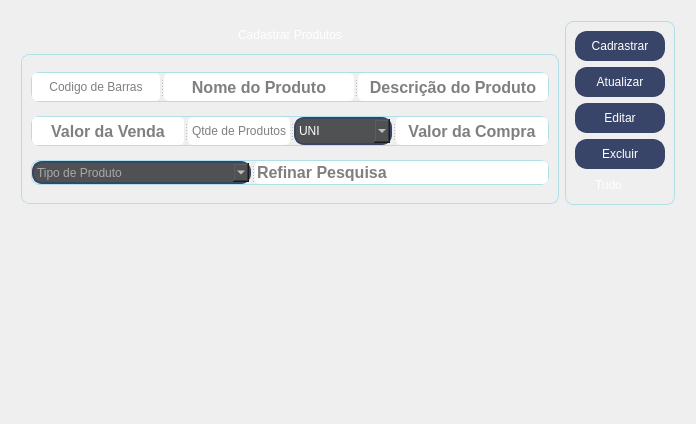
      <widget class="QWidget" name="widget_4">
       <attribute name="icon">
        <iconset resource="Resource.qrc">
         <normaloff>:/new/img/img (43).png</normaloff>:/new/img/img (43).png</iconset>
       </attribute>
       <attribute name="title">
        <string>Estoque</string>
       </attribute>
       <layout class="QGridLayout" name="gridLayout_13">
        <item row="0" column="0">
         <widget class="QFrame" name="frame_5">
          <property name="styleSheet">
           <string notr="true">background: transparent;</string>
          </property>
          <property name="frameShape">
           <enum>QFrame::Shape::StyledPanel</enum>
          </property>
          <property name="frameShadow">
           <enum>QFrame::Shadow::Raised</enum>
          </property>
          <layout class="QGridLayout" name="gridLayout_19">
           <item row="0" column="0">
            <layout class="QVBoxLayout" name="verticalLayout_5">
             <item>
              <layout class="QHBoxLayout" name="horizontalLayout_4">
               <item>
                <layout class="QVBoxLayout" name="verticalLayout">
                 <item>
                  <widget class="QLabel" name="label_6">
                   <property name="maximumSize">
                    <size>
                     <width>16777215</width>
                     <height>25</height>
                    </size>
                   </property>
                   <property name="styleSheet">
                    <string notr="true">background: transparent;
font: 700 16pt &quot;Segoe UI&quot;;
color: rgb(255, 255, 255);

</string>
                   </property>
                   <property name="text">
                    <string>Cadastrar Produtos</string>
                   </property>
                   <property name="alignment">
                    <set>Qt::AlignmentFlag::AlignCenter</set>
                   </property>
                  </widget>
                 </item>
                 <item>
                  <widget class="QFrame" name="frame_3">
                   <property name="maximumSize">
                    <size>
                     <width>16777215</width>
                     <height>150</height>
                    </size>
                   </property>
                   <property name="styleSheet">
                    <string notr="true">/* Estilo do QFrame com bordas redondas */
QFrame {
    border-radius: 8px; /* Ajuste o valor para controlar a curvatura das bordas */
   /* background-color: rgb(87, 133, 206); /* Cor de fundo do QFrame */
    border: 1px solid #B0E0E6; /* Cor da borda e largura da borda */
}
</string>
                   </property>
                   <property name="frameShape">
                    <enum>QFrame::Shape::StyledPanel</enum>
                   </property>
                   <property name="frameShadow">
                    <enum>QFrame::Shadow::Raised</enum>
                   </property>
                   <layout class="QGridLayout" name="gridLayout_6">
                    <item row="2" column="0">
                     <widget class="QSplitter" name="splitter_3">
                      <property name="orientation">
                       <enum>Qt::Orientation::Horizontal</enum>
                      </property>
                      <widget class="QComboBox" name="comboBox_tipo_produto">
                       <property name="maximumSize">
                        <size>
                         <width>265</width>
                         <height>25</height>
                        </size>
                       </property>
                       <property name="styleSheet">
                        <string notr="true">QComboBox {
    background-color: rgb(80, 81, 82);
    border: 2px solid #394568;
    border-radius: 10px;
    font: 700 10pt &quot;Segoe UI&quot;;
    color: rgb(255, 255, 255);  /* Cor do texto na caixa do ComboBox */
}

QComboBox:hover {
    background-color: rgb(75, 85, 83);
}

QComboBox:pressed {
    background-color: #2c3650;
}

QComboBox QAbstractItemView {
    color: rgb(255, 255, 255);  /* Cor do texto dos itens da lista */
    background-color: rgb(80, 81, 82);  /* Cor de fundo do menu suspenso */
}

</string>
                       </property>
                       <property name="currentText">
                        <string/>
                       </property>
                       <property name="placeholderText">
                        <string>Tipo de Produto</string>
                       </property>
                       <property name="duplicatesEnabled">
                        <bool>false</bool>
                       </property>
                      </widget>
                      <widget class="QLineEdit" name="txt_pesquisa_prod">
                       <property name="font">
                        <font>
                         <family>Segoe UI</family>
                         <pointsize>12</pointsize>
                         <italic>false</italic>
                         <bold>true</bold>
                        </font>
                       </property>
                       <property name="toolTip">
                        <string>Adicione % + Texto da Pesquisa + % para Refinar a Pesquisa</string>
                       </property>
                       <property name="styleSheet">
                        <string notr="true">background-color: rgb(255, 255, 255);
color: rgb(0, 0, 0);
font: bold 12pt &quot;Segoe UI&quot;;
border-radius:5px
</string>
                       </property>
                       <property name="text">
                        <string/>
                       </property>
                       <property name="placeholderText">
                        <string>Refinar Pesquisa</string>
                       </property>
                      </widget>
                     </widget>
                    </item>
                    <item row="0" column="0">
                     <widget class="QSplitter" name="splitter_2">
                      <property name="orientation">
                       <enum>Qt::Orientation::Horizontal</enum>
                      </property>
                      <widget class="QLineEdit" name="txt_codigo_prod">
                       <property name="maximumSize">
                        <size>
                         <width>425</width>
                         <height>30</height>
                        </size>
                       </property>
                       <property name="styleSheet">
                        <string notr="true">QLineEdit {
    background-color: rgb(255, 255, 255);
    font: bold 12pt &quot;Segoe UI&quot;;
    border-radius: 5px; /* Define um raio de borda de 5 pixels */
    color: rgb(0, 0, 0); /* Define a cor da fonte como preta */
}

QMenu {
    background-color: rgb(0, 0, 0);
    color: #ffffff;
    font: bold 8px &quot;Segoe UI&quot;;
    border-radius: 5px;
}

</string>
                       </property>
                       <property name="alignment">
                        <set>Qt::AlignmentFlag::AlignCenter</set>
                       </property>
                       <property name="placeholderText">
                        <string>Codigo de Barras</string>
                       </property>
                      </widget>
                      <widget class="QLineEdit" name="txt_nome_prod">
                       <property name="maximumSize">
                        <size>
                         <width>16777215</width>
                         <height>30</height>
                        </size>
                       </property>
                       <property name="font">
                        <font>
                         <family>Segoe UI</family>
                         <pointsize>12</pointsize>
                         <italic>false</italic>
                         <bold>true</bold>
                        </font>
                       </property>
                       <property name="toolTip">
                        <string>Crie Um Nome com no Maximo 20 Letras</string>
                       </property>
                       <property name="statusTip">
                        <string/>
                       </property>
                       <property name="styleSheet">
                        <string notr="true">QLineEdit {
    background-color: rgb(255, 255, 255);
    font: bold 12pt &quot;Segoe UI&quot;;
    border-radius: 5px; /* Define um raio de borda de 5 pixels */
    color: rgb(0, 0, 0); /* Define a cor da fonte como preta */
}

QMenu {
    background-color: rgb(0, 0, 0);
    color: #ffffff;
    font: bold 8px &quot;Segoe UI&quot;;
    border-radius: 5px;
}

</string>
                       </property>
                       <property name="alignment">
                        <set>Qt::AlignmentFlag::AlignCenter</set>
                       </property>
                       <property name="placeholderText">
                        <string>Nome do Produto</string>
                       </property>
                      </widget>
                      <widget class="QLineEdit" name="txt_des_prod">
                       <property name="maximumSize">
                        <size>
                         <width>16777215</width>
                         <height>30</height>
                        </size>
                       </property>
                       <property name="font">
                        <font>
                         <family>Segoe UI</family>
                         <pointsize>12</pointsize>
                         <italic>false</italic>
                         <bold>true</bold>
                        </font>
                       </property>
                       <property name="toolTip">
                        <string>Crie Uma Descrição com no Maximo 20 Letras</string>
                       </property>
                       <property name="statusTip">
                        <string/>
                       </property>
                       <property name="styleSheet">
                        <string notr="true">QLineEdit {
    background-color: rgb(255, 255, 255);
    font: bold 12pt &quot;Segoe UI&quot;;
    border-radius: 5px; /* Define um raio de borda de 5 pixels */
    color: rgb(0, 0, 0); /* Define a cor da fonte como preta */
}

QMenu {
    background-color: rgb(0, 0, 0);
    color: #ffffff;
    font: bold 8px &quot;Segoe UI&quot;;
    border-radius: 5px;
}


</string>
                       </property>
                       <property name="alignment">
                        <set>Qt::AlignmentFlag::AlignCenter</set>
                       </property>
                       <property name="placeholderText">
                        <string>Descrição do Produto</string>
                       </property>
                      </widget>
                     </widget>
                    </item>
                    <item row="1" column="0">
                     <widget class="QSplitter" name="splitter">
                      <property name="orientation">
                       <enum>Qt::Orientation::Horizontal</enum>
                      </property>
                      <widget class="QLineEdit" name="txt_valor_prod">
                       <property name="maximumSize">
                        <size>
                         <width>16777215</width>
                         <height>30</height>
                        </size>
                       </property>
                       <property name="font">
                        <font>
                         <family>Segoe UI</family>
                         <pointsize>12</pointsize>
                         <italic>false</italic>
                         <bold>true</bold>
                        </font>
                       </property>
                       <property name="styleSheet">
                        <string notr="true">QLineEdit {
    background-color: rgb(255, 255, 255);
    font: bold 12pt &quot;Segoe UI&quot;;
    border-radius: 5px; /* Define um raio de borda de 5 pixels */
    color: rgb(0, 0, 0); /* Define a cor da fonte como preta */
}

QMenu {
    background-color: rgb(0, 0, 0);
    color: #ffffff;
    font: bold 8px &quot;Segoe UI&quot;;
    border-radius: 5px;
}

</string>
                       </property>
                       <property name="inputMask">
                        <string/>
                       </property>
                       <property name="alignment">
                        <set>Qt::AlignmentFlag::AlignCenter</set>
                       </property>
                       <property name="placeholderText">
                        <string>Valor da Venda</string>
                       </property>
                      </widget>
                      <widget class="QLineEdit" name="txt_qtd_prod">
                       <property name="maximumSize">
                        <size>
                         <width>16777215</width>
                         <height>30</height>
                        </size>
                       </property>
                       <property name="styleSheet">
                        <string notr="true">QLineEdit {
    background-color: rgb(255, 255, 255);
    font: bold 12pt &quot;Segoe UI&quot;;
    border-radius: 5px; /* Define um raio de borda de 5 pixels */
    color: rgb(0, 0, 0); /* Define a cor da fonte como preta */
}

QMenu {
    background-color: rgb(0, 0, 0);
    color: #ffffff;
    font: bold 8px &quot;Segoe UI&quot;;
    border-radius: 5px;
}


</string>
                       </property>
                       <property name="alignment">
                        <set>Qt::AlignmentFlag::AlignCenter</set>
                       </property>
                       <property name="placeholderText">
                        <string>Qtde de Produtos</string>
                       </property>
                      </widget>
                      <widget class="QComboBox" name="comboBox_uni_pcto">
                       <property name="styleSheet">
                        <string notr="true">QComboBox {
    background-color: rgb(80, 81, 82);
    border: 2px solid #394568;
    border-radius: 10px;
    font: 700 10pt &quot;Segoe UI&quot;;
    color: rgb(255, 255, 255);  /* Cor do texto na caixa do ComboBox */
}

QComboBox:hover {
    background-color: rgb(75, 85, 83);
}

QComboBox:pressed {
    background-color: #2c3650;
}

QComboBox QAbstractItemView {
    color: rgb(255, 255, 255);  /* Cor do texto dos itens da lista */
    background-color: rgb(80, 81, 82);  /* Cor de fundo do menu suspenso */
}
</string>
                       </property>
                       <item>
                        <property name="text">
                         <string>UNI</string>
                        </property>
                       </item>
                       <item>
                        <property name="text">
                         <string>PCTO</string>
                        </property>
                       </item>
                       <item>
                        <property name="text">
                         <string>KG</string>
                        </property>
                       </item>
                       <item>
                        <property name="text">
                         <string>DUZIA</string>
                        </property>
                       </item>
                       <item>
                        <property name="text">
                         <string>MEIA DUZIA</string>
                        </property>
                       </item>
                      </widget>
                      <widget class="QLineEdit" name="txt_valor_compra">
                       <property name="maximumSize">
                        <size>
                         <width>16777215</width>
                         <height>30</height>
                        </size>
                       </property>
                       <property name="font">
                        <font>
                         <family>Segoe UI</family>
                         <pointsize>12</pointsize>
                         <italic>false</italic>
                         <bold>true</bold>
                        </font>
                       </property>
                       <property name="styleSheet">
                        <string notr="true">QLineEdit {
    background-color: rgb(255, 255, 255);
    font: bold 12pt &quot;Segoe UI&quot;;
    border-radius: 5px; /* Define um raio de borda de 5 pixels */
    color: rgb(0, 0, 0); /* Define a cor da fonte como preta */
}

QMenu {
    background-color: rgb(0, 0, 0);
    color: #ffffff;
    font: bold 8px &quot;Segoe UI&quot;;
    border-radius: 5px;
}

</string>
                       </property>
                       <property name="inputMask">
                        <string/>
                       </property>
                       <property name="alignment">
                        <set>Qt::AlignmentFlag::AlignCenter</set>
                       </property>
                       <property name="placeholderText">
                        <string>Valor da Compra</string>
                       </property>
                      </widget>
                     </widget>
                    </item>
                   </layout>
                  </widget>
                 </item>
                </layout>
               </item>
               <item>
                <widget class="QFrame" name="frame_22">
                 <property name="styleSheet">
                  <string notr="true">/* Estilo do QFrame com bordas redondas */
QFrame {
    border-radius: 8px; /* Ajuste o valor para controlar a curvatura das bordas */
   /* background-color: rgb(87, 133, 206); /* Cor de fundo do QFrame */
    border: 1px solid #B0E0E6; /* Cor da borda e largura da borda */
}
</string>
                 </property>
                 <property name="frameShape">
                  <enum>QFrame::Shape::StyledPanel</enum>
                 </property>
                 <property name="frameShadow">
                  <enum>QFrame::Shadow::Raised</enum>
                 </property>
                 <layout class="QGridLayout" name="gridLayout_3">
                  <item row="3" column="0">
                   <widget class="QPushButton" name="btn_excluir_prod">
                    <property name="minimumSize">
                     <size>
                      <width>90</width>
                      <height>30</height>
                     </size>
                    </property>
                    <property name="maximumSize">
                     <size>
                      <width>90</width>
                      <height>30</height>
                     </size>
                    </property>
                    <property name="styleSheet">
                     <string notr="true">    QPushButton {
        background-color: #394568;
        border: 2px solid #394568;
        border-radius: 12px;
        font: 700 10pt &quot;Segoe UI&quot;;
		color: rgb(255, 255, 255);
    }
    QPushButton:hover {
        background-color: #44537c;
    }
    QPushButton:pressed {
        background-color: #2c3650;
    }

</string>
                    </property>
                    <property name="text">
                     <string>Excluir</string>
                    </property>
                   </widget>
                  </item>
                  <item row="4" column="0">
                   <widget class="QRadioButton" name="radioButton_excluir_todos">
                    <property name="styleSheet">
                     <string notr="true">QRadioButton {
	background: transparent;
	font: 700 12pt &quot;Segoe UI&quot;;
	color: rgb(255, 255, 255);
}
</string>
                    </property>
                    <property name="text">
                     <string>Tudo</string>
                    </property>
                   </widget>
                  </item>
                  <item row="2" column="0">
                   <widget class="QPushButton" name="btn_editar_produtos">
                    <property name="minimumSize">
                     <size>
                      <width>90</width>
                      <height>30</height>
                     </size>
                    </property>
                    <property name="maximumSize">
                     <size>
                      <width>90</width>
                      <height>30</height>
                     </size>
                    </property>
                    <property name="styleSheet">
                     <string notr="true">    QPushButton {
        background-color: #394568;
        border: 2px solid #394568;
        border-radius: 12px;
        font: 700 10pt &quot;Segoe UI&quot;;
		color: rgb(255, 255, 255);
    }
    QPushButton:hover {
        background-color: #44537c;
    }
    QPushButton:pressed {
        background-color: #2c3650;
    }

</string>
                    </property>
                    <property name="text">
                     <string>Editar</string>
                    </property>
                   </widget>
                  </item>
                  <item row="0" column="0">
                   <widget class="QPushButton" name="btn_cadastrar_prod">
                    <property name="minimumSize">
                     <size>
                      <width>90</width>
                      <height>30</height>
                     </size>
                    </property>
                    <property name="maximumSize">
                     <size>
                      <width>90</width>
                      <height>30</height>
                     </size>
                    </property>
                    <property name="styleSheet">
                     <string notr="true">    QPushButton {
        background-color: #394568;
        border: 2px solid #394568;
        border-radius: 12px;
        font: 700 10pt &quot;Segoe UI&quot;;
		color: rgb(255, 255, 255);
    }
    QPushButton:hover {
        background-color: #44537c;
    }
    QPushButton:pressed {
        background-color: #2c3650;
    }

</string>
                    </property>
                    <property name="text">
                     <string>Cadrastrar</string>
                    </property>
                   </widget>
                  </item>
                  <item row="1" column="0">
                   <widget class="QPushButton" name="btn_atualizar_estoque">
                    <property name="minimumSize">
                     <size>
                      <width>90</width>
                      <height>30</height>
                     </size>
                    </property>
                    <property name="maximumSize">
                     <size>
                      <width>90</width>
                      <height>30</height>
                     </size>
                    </property>
                    <property name="styleSheet">
                     <string notr="true">    QPushButton {
        background-color: #394568;
        border: 2px solid #394568;
        border-radius: 12px;
        font: 700 10pt &quot;Segoe UI&quot;;
		color: rgb(255, 255, 255);
    }
    QPushButton:hover {
        background-color: #44537c;
    }
    QPushButton:pressed {
        background-color: #2c3650;
    }

</string>
                    </property>
                    <property name="text">
                     <string>Atualizar</string>
                    </property>
                   </widget>
                  </item>
                 </layout>
                </widget>
               </item>
              </layout>
             </item>
             <item>
              <widget class="QTableView" name="tableView_estoque"/>
             </item>
            </layout>
           </item>
          </layout>
         </widget>
        </item>
       </layout>
      </widget>
